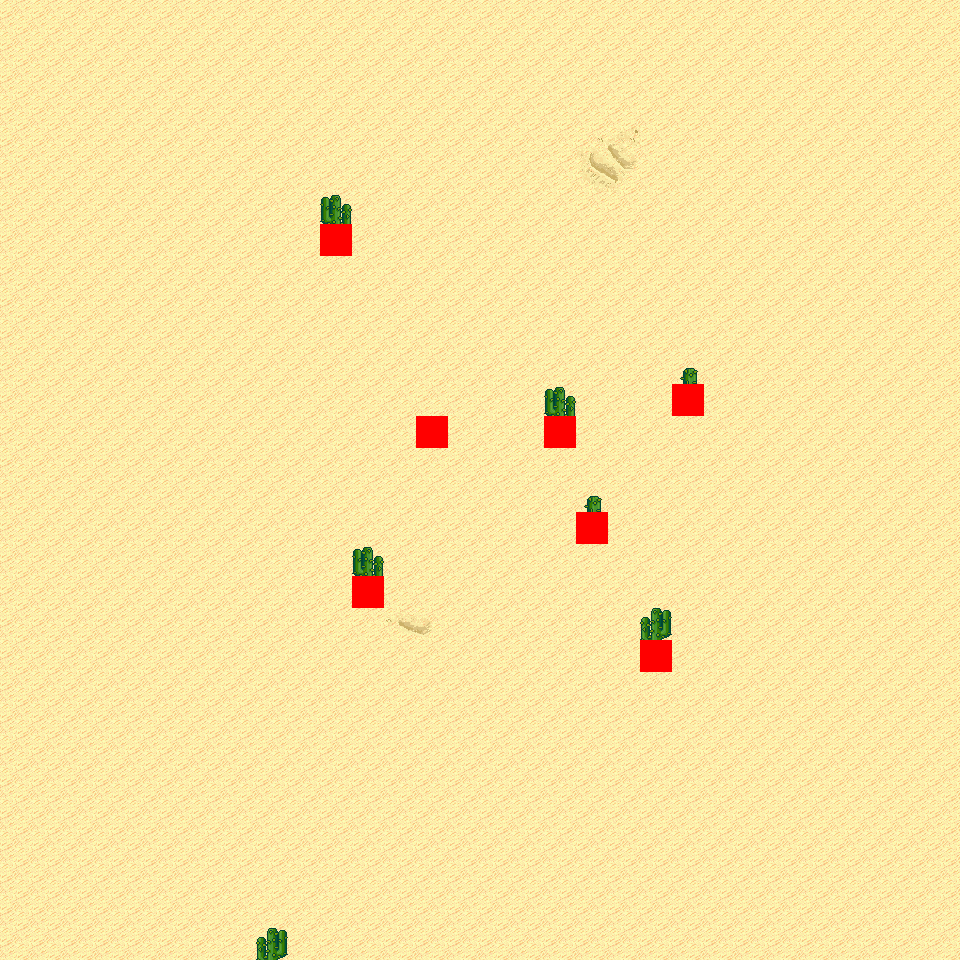

This is a level from a 2D game, rendered from its Tiled map with the project's own tilesets. A one-line summary and the map file follow, with tile-layer data summarised:
An orthogonal 30x30 tile map with 32x32 px tiles, 6 tile layers (Ground, Object, Object2, Above, ...), 11 tilesets and 3 objects (3x mapExit).

<map version="1.0" orientation="orthogonal" renderorder="right-down" width="30" height="30" tilewidth="32" tileheight="32" nextobjectid="4">
  <tileset firstgid="1" name="tileset_logic_collision" tilewidth="32" tileheight="32" tilecount="1" columns="1">
    <image source="../drawable/tileset_logic_collision.png" width="32" height="32" />
  </tileset>
  <tileset firstgid="2" name="tileset_ground_ground" tilewidth="32" tileheight="32" tilecount="33" columns="3">
    <image source="../drawable/tileset_ground_ground.png" width="96" height="352" />
  </tileset>
  <tileset firstgid="35" name="tileset_ground_ridge_earth_pale" tilewidth="32" tileheight="32" tilecount="96" columns="12">
    <image source="../drawable/tileset_ground_ridge_earth_pale.png" width="384" height="256" />
  </tileset>
  <tileset firstgid="131" name="tileset_ground_ridge_earth_dark" tilewidth="32" tileheight="32" tilecount="96" columns="12">
    <image source="../drawable/tileset_ground_ridge_earth_dark.png" width="384" height="256" />
  </tileset>
  <tileset firstgid="227" name="tileset_terrain_desert" tilewidth="32" tileheight="32" tilecount="88" columns="8">
    <image source="../drawable/tileset_terrain_desert.png" width="256" height="352" />
  </tileset>
  <tileset firstgid="315" name="tileset_ground_sand_2" tilewidth="32" tileheight="32" tilecount="15" columns="5">
    <image source="../drawable/tileset_ground_sand_2.png" width="160" height="96" />
  </tileset>
  <tileset firstgid="330" name="tileset_plant_cactus_2" tilewidth="32" tileheight="32" tilecount="10" columns="5">
    <image source="../drawable/tileset_plant_cactus_2.png" width="160" height="64" />
  </tileset>
  <tileset firstgid="340" name="tileset_plant_cactus" tilewidth="32" tileheight="32" tilecount="2" columns="1">
    <image source="../drawable/tileset_plant_cactus.png" width="32" height="64" />
  </tileset>
  <tileset firstgid="342" name="tileset_plant_tree_evergreen" tilewidth="32" tileheight="32" tilecount="36" columns="3">
    <image source="../drawable/tileset_plant_tree_evergreen.png" width="96" height="384" />
  </tileset>
  <tileset firstgid="378" name="tileset_ground_rock_pebbles" tilewidth="32" tileheight="32" tilecount="3" columns="1">
    <image source="../drawable/tileset_ground_rock_pebbles.png" width="32" height="96" />
  </tileset>
  <tileset firstgid="381" name="tileset_plant_star_shaped_plants" tilewidth="32" tileheight="32" tilecount="6" columns="2">
    <image source="../drawable/tileset_plant_star_shaped_plants.png" width="64" height="96" />
  </tileset>
  <layer name="Ground" width="30" height="30">
    <data>[900 cells, 900 non-empty, 8 distinct tile ids]</data>
  </layer>
  <layer name="Object" width="30" height="30">
    <data>[900 cells, 6 non-empty, 3 distinct tile ids]</data>
  </layer>
  <layer name="Object2" width="30" height="30">
    <data>[900 cells, 0 non-empty, 0 distinct tile ids]</data>
  </layer>
  <layer name="Above" width="30" height="30">
    <data>[900 cells, 7 non-empty, 3 distinct tile ids]</data>
  </layer>
  <layer name="Above2" width="30" height="30">
    <data>[900 cells, 0 non-empty, 0 distinct tile ids]</data>
  </layer>
  <layer name="Walkable" width="30" height="30">
    <data>[900 cells, 7 non-empty, 1 distinct tile ids]</data>
  </layer>
  <objectgroup name="MapEvents">
    <object id="1" name="north" type="mapExit" x="0" y="0" width="960" height="32">
      <properties>
        <property name="map" value="level_0_x17_y94" />
        <property name="x" value="0" />
        <property name="y" value="28" />
      </properties>
    </object>
    <object id="2" name="south" type="mapExit" x="0" y="928" width="960" height="32">
      <properties>
        <property name="map" value="level_0_x17_y96" />
        <property name="x" value="0" />
        <property name="y" value="1" />
      </properties>
    </object>
    <object id="3" name="east" type="mapExit" x="928" y="0" width="32" height="960">
      <properties>
        <property name="map" value="level_0_x18_y95" />
        <property name="x" value="1" />
        <property name="y" value="0" />
      </properties>
    </object>
  </objectgroup>
</map>
